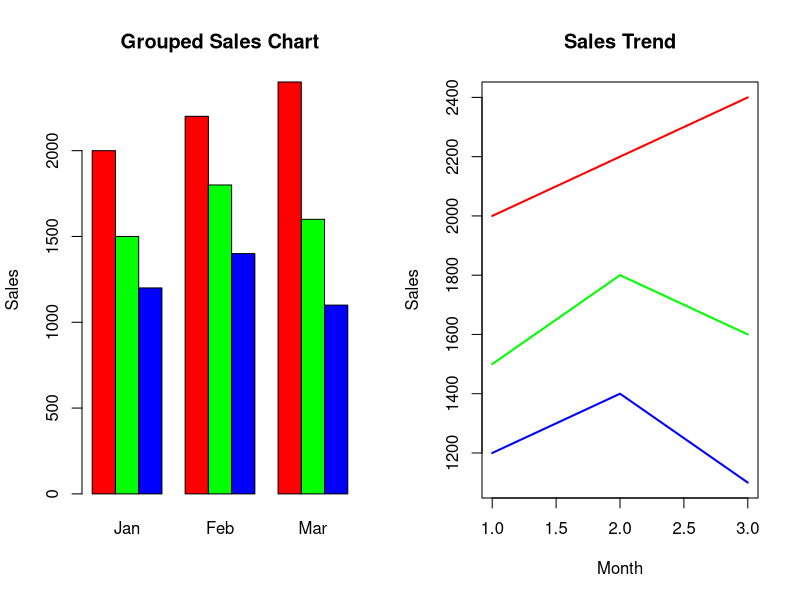

This chart was generated by the following R code:
# Product Sales Dataset

sales <- matrix(c(2000,2200,2400,
                  1500,1800,1600,
                  1200,1400,1100),
                nrow=3,
                byrow=TRUE)

colnames(sales) <- c("Jan","Feb","Mar")
rownames(sales) <- c("Product A","Product B","Product C")

par(mfrow=c(1,2))

# Grouped Bar Chart
barplot(sales,
        beside=TRUE,
        col=c("red","green","blue"),
        main="Grouped Sales Chart",
        ylab="Sales")

# Sales Trend Chart
matplot(t(sales),
        type="l",
        lty=1,
        lwd=2,
        col=c("red","green","blue"),
        main="Sales Trend",
        xlab="Month",
        ylab="Sales")

par(mfrow=c(1,1))

# Table
print(sales)
